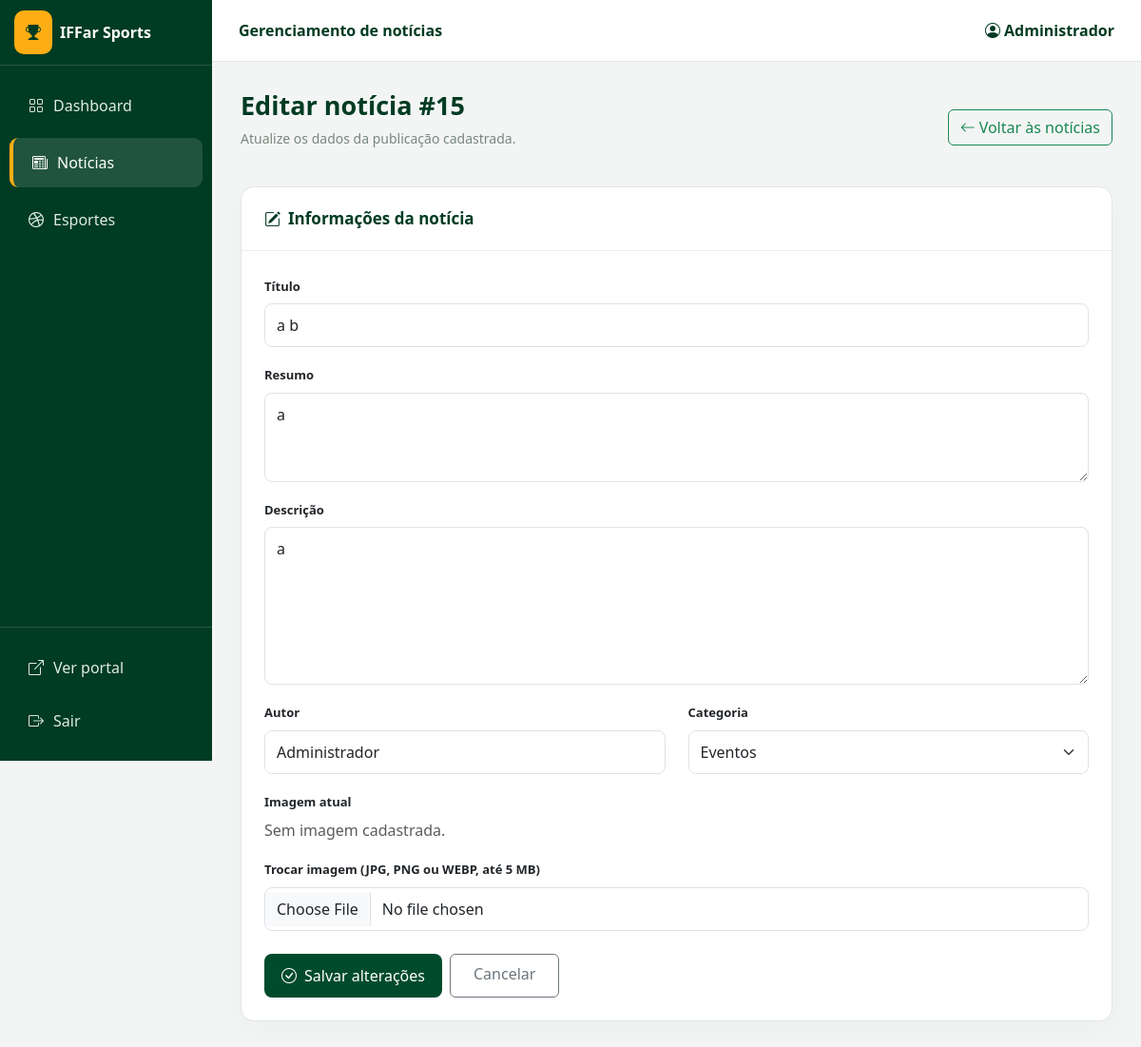
Screenshot of /admin/editar_noticia.php?id=15 (signed in) with the database file from the repository.
### tables this page shows
CREATE TABLE IF NOT EXISTS `noticias` (
  `id_noticia` int NOT NULL AUTO_INCREMENT,
  `titulo` varchar(200) NOT NULL,
  `resumo` text,
  `descricao` text NOT NULL,
  `autor` varchar(100) DEFAULT NULL,
  `categoria` varchar(100) DEFAULT NULL,
  `imagem` varchar(255) DEFAULT NULL,
  `data_noticia` datetime DEFAULT CURRENT_TIMESTAMP,
  PRIMARY KEY (`id_noticia`)
);

### admin/editar_noticia.php (the view, shortened to what this page needs)
<?php
function limpar($valor) {
    return htmlspecialchars((string)($valor ?? ''), ENT_QUOTES, 'UTF-8');
}
$noticia = null;
$valores = [];
$id = filter_input(INPUT_GET, 'id', FILTER_VALIDATE_INT);
try {
    $conexao = new mysqli('localhost', 'root', '', 'iffar_sports3');
    $conexao->set_charset('utf8mb4');
    $stmt = $conexao->prepare('SELECT * FROM noticias WHERE id_noticia = ?');
    $stmt->bind_param('i', $id);
    $stmt->execute();
    $noticia = $stmt->get_result()->fetch_assoc();
    $valores = $noticia;
} catch (Throwable $ex) {
    $erro = 'Erro: ' . $ex->getMessage();
}
?>
<!DOCTYPE html>
<html lang="pt-BR">
<head>
<link href="https://cdn.jsdelivr.net/npm/bootstrap@5.3.8/dist/css/bootstrap.min.css" rel="stylesheet">
<link href="https://cdn.jsdelivr.net/npm/bootstrap-icons@1.13.1/font/bootstrap-icons.min.css" rel="stylesheet">
</head>
<body>
<aside class="sidebar">
    <div class="marca"><i class="bi bi-trophy-fill"></i><span>IFFar Sports</span></div>
    <a class="menu mt-3" href="index.php"><i class="bi bi-grid"></i><span>Dashboard</span></a>
    <a class="menu ativo" href="noticiascrud.php"><i class="bi bi-newspaper"></i><span>Notícias</span></a>
    <a class="menu" href="esportescrud.php"><i class="bi bi-dribbble"></i><span>Esportes</span></a>
    <div class="rodape-menu">
        <a class="menu" href="../index.php"><i class="bi bi-box-arrow-up-right"></i><span>Ver portal</span></a>
        <a class="menu" href="../logout.php"><i class="bi bi-box-arrow-right"></i><span>Sair</span></a>
    </div>
</aside>
<div class="principal">
    <header class="topo">Gerenciamento de notícias <span class="float-end"><i class="bi bi-person-circle"></i> Administrador</span></header>
    <main class="conteudo">
        <div class="d-flex justify-content-between align-items-center flex-wrap gap-2">
            <div><h1>Editar notícia<?= $id ? ' #' . (int)$id : '' ?></h1><p class="subtitulo">Atualize os dados da publicação cadastrada.</p></div>
            <a href="noticiascrud.php" class="btn btn-outline-success"><i class="bi bi-arrow-left me-1"></i>Voltar às notícias</a>
        </div>
        <?php if ($noticia): ?>
        <section class="painel">
            <div class="painel-titulo"><i class="bi bi-pencil-square me-2"></i>Informações da notícia</div>
            <div class="painel-corpo">
                <form method="POST" enctype="multipart/form-data">
                    <div class="mb-3"><label for="titulo" class="form-label">Título</label><input id="titulo" name="titulo" class="form-control" value="<?= limpar($valores['titulo']) ?>" required></div>
                    <div class="mb-3"><label for="resumo" class="form-label">Resumo</label><textarea id="resumo" name="resumo" rows="3" class="form-control" required><?= limpar($valores['resumo']) ?></textarea></div>
                    <div class="mb-3"><label for="descricao" class="form-label">Descrição</label><textarea id="descricao" name="descricao" rows="6" class="form-control" required><?= limpar($valores['descricao']) ?></textarea></div>
                    <div class="row">
                        <div class="col-md-6 mb-3"><label for="autor" class="form-label">Autor</label><input id="autor" name="autor" class="form-control" value="<?= limpar($valores['autor']) ?>" required></div>
                        <div class="col-md-6 mb-3"><label for="categoria" class="form-label">Categoria</label><select id="categoria" name="categoria" class="form-select" required>
                            <?php foreach (['Esportes', 'Eventos', 'Competições', 'Campus'] as $categoria): ?>
                                <option value="<?= limpar($categoria) ?>" <?= ($valores['categoria'] ?? '') === $categoria ? 'selected' : '' ?>><?= limpar($categoria) ?></option>
                            <?php endforeach; ?>
                        </select></div>
                    </div>
                    <div class="mb-3"><label class="form-label">Imagem atual</label><div>
                        <?php if (!empty($noticia['imagem'])): ?><img class="capa" src="../<?= limpar($noticia['imagem']) ?>" alt="Imagem atual da notícia">
                        <?php else: ?><span class="text-muted">Sem imagem cadastrada.</span><?php endif; ?>
                    </div></div>
                    <div class="mb-4"><label for="imagem" class="form-label">Trocar imagem (JPG, PNG ou WEBP, até 5 MB)</label><input type="file" id="imagem" name="imagem" accept="image/jpeg,image/png,image/webp" class="form-control"><img id="preview" alt="Prévia da nova imagem"></div>
                    <div class="d-flex gap-2 flex-wrap"><button type="submit" name="editar" value="1" class="btn-verde"><i class="bi bi-check-circle me-2"></i>Salvar alterações</button><a href="noticiascrud.php" class="btn btn-outline-secondary px-4 py-2">Cancelar</a></div>
                </form>
            </div>
        </section>
        <?php endif; ?>
    </main>
</div>
</body>
</html>

### admin/editar_noticia.php (style rules this page uses)
:root { --verde:#004b2c; --escuro:#003b23; --laranja:#ffad14; }
body { background:#f3f5f4; font-family:'Segoe UI',Arial,sans-serif; }
.sidebar { width:223px; height:100vh; position:fixed; top:0; left:0; background:var(--escuro); color:white; display:flex; flex-direction:column; z-index:10; }
.marca { padding:22px 15px; border-bottom:1px solid #ffffff25; font-weight:bold; }
.marca i { background:var(--laranja); color:var(--escuro); padding:12px; border-radius:10px; margin-right:8px; }
.menu { color:#dcece2; text-decoration:none; display:block; padding:14px 20px; margin:4px 10px; border-radius:9px; }
.menu i { margin-right:10px; }
.menu:hover,.menu.ativo { background:#ffffff20; color:white; }
.menu.ativo { border-left:4px solid var(--laranja); }
.rodape-menu { margin-top:auto; border-top:1px solid #ffffff25; padding:12px 0; }
.principal { margin-left:223px; }
.topo { background:white; border-bottom:1px solid #e1e8e3; padding:20px 28px; color:var(--escuro); font-weight:600; }
.conteudo { padding:30px; max-width:1450px; margin:auto; }
h1 { color:var(--escuro); font-size:27px; font-weight:750; }
.subtitulo { color:#78877e; font-size:14px; }
.painel { background:white; border:1px solid #e0e8e2; border-radius:14px; margin-top:24px; overflow:hidden; box-shadow:0 8px 25px #003b2308; }
.painel-titulo { padding:20px 24px; border-bottom:1px solid #e9eeea; font-size:17px; font-weight:700; color:var(--escuro); }
.painel-corpo { padding:24px; }
.form-label { font-size:13px; font-weight:600; }
.form-control,.form-select { border-radius:8px; padding:10px 12px; }
.btn-verde { background:var(--verde); color:white; border:0; border-radius:8px; padding:11px 18px; }

### rows the page displays
noticias: titulo "a b", resumo "a", descricao "a", autor "Administrador"

### other values shown
$id "15"
form field categoria "Eventos"
